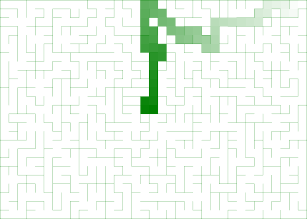
#> input picture scripts/wilsons_maze.png, 307 x 219 px; its folder holds only this picture in this run
$ python solver.py
#> lines starting #> are read from the running program, lines starting #| are printed output that depends on the picture; after the words box and inside, x2 and y2 are one past the last pixel; in counts of white or black regions, pixels touching at a corner belong together
'''
Working through different maze algorithms from the book "Mazes for Programmers" by Jamis Buck
https://www.amazon.com/Mazes-Programmers-Twisty-Little-Passages/dp/1680500554?ref_=ast_sto_dp

This script analyzes pre-existing maze images for 'solveability'

pip install pillow numpy networkx
'''

from PIL import Image
import numpy as np
import networkx as nx
import glob


def read_image(file_path):
#> called with file_path = 'wilsons_maze.png'
    image = Image.open(file_path)
#> image is the input picture: PIL image 307x219 P; mean R, G, B 241.4, 248.3, 241.4
    image = image.convert('L')
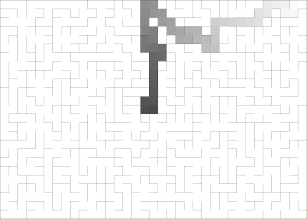
#> image: PIL image 307x219 L; min 75, max 255, mean 245.5
    return np.array(image)

def preprocess_image(image_array):
    threshold = 128
    binary_image = (image_array > threshold).astype(np.uint8)
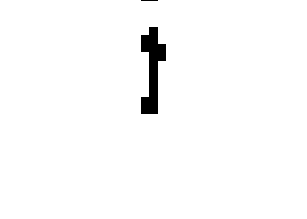
#> binary_image: shape (219, 307); values 0 (black) and 1 (white), 98.2% white; 2 black regions (1 under 20 px), largest, box (x1, y1, x2, y2) and area: (141, 27, 166, 114) 1191
    return binary_image

def create_graph(binary_image):
    rows, cols = binary_image.shape
#> rows = 219; cols = 307
    graph = nx.Graph()
    for r in range(rows):
        for c in range(cols):
            # Found a path
            if binary_image[r, c] == 1:
                graph.add_node((r, c))
                if r > 0 and binary_image[r - 1, c] == 1:
                    graph.add_edge((r, c), (r - 1, c))
                if c > 0 and binary_image[r, c - 1] == 1:
                    graph.add_edge((r, c), (r, c - 1))
    return graph

def solve_maze(graph, start, end):
    try:
        path = nx.shortest_path(graph, source=start, target=end)
        return path
    except nx.NetworkXNoPath:
        return None

if __name__ == '__main__':
    png_images = glob.glob('*.png')
    for png in png_images:
        image_array = read_image(png)
        binary_image = preprocess_image(image_array)
        graph = create_graph(binary_image)

        # Look for solveability
        start = (1, 1)
        end = (binary_image.shape[0] - 2, binary_image.shape[1] - 2)
#> end = (217, 305)
        path = solve_maze(graph, start, end)
#> path = 521 pairs, first value 1 to 217, second value 1 to 305

        if path:
            print(f'Path found in file: {png}')
        else:
            print(f'No path found in file: {png}')
